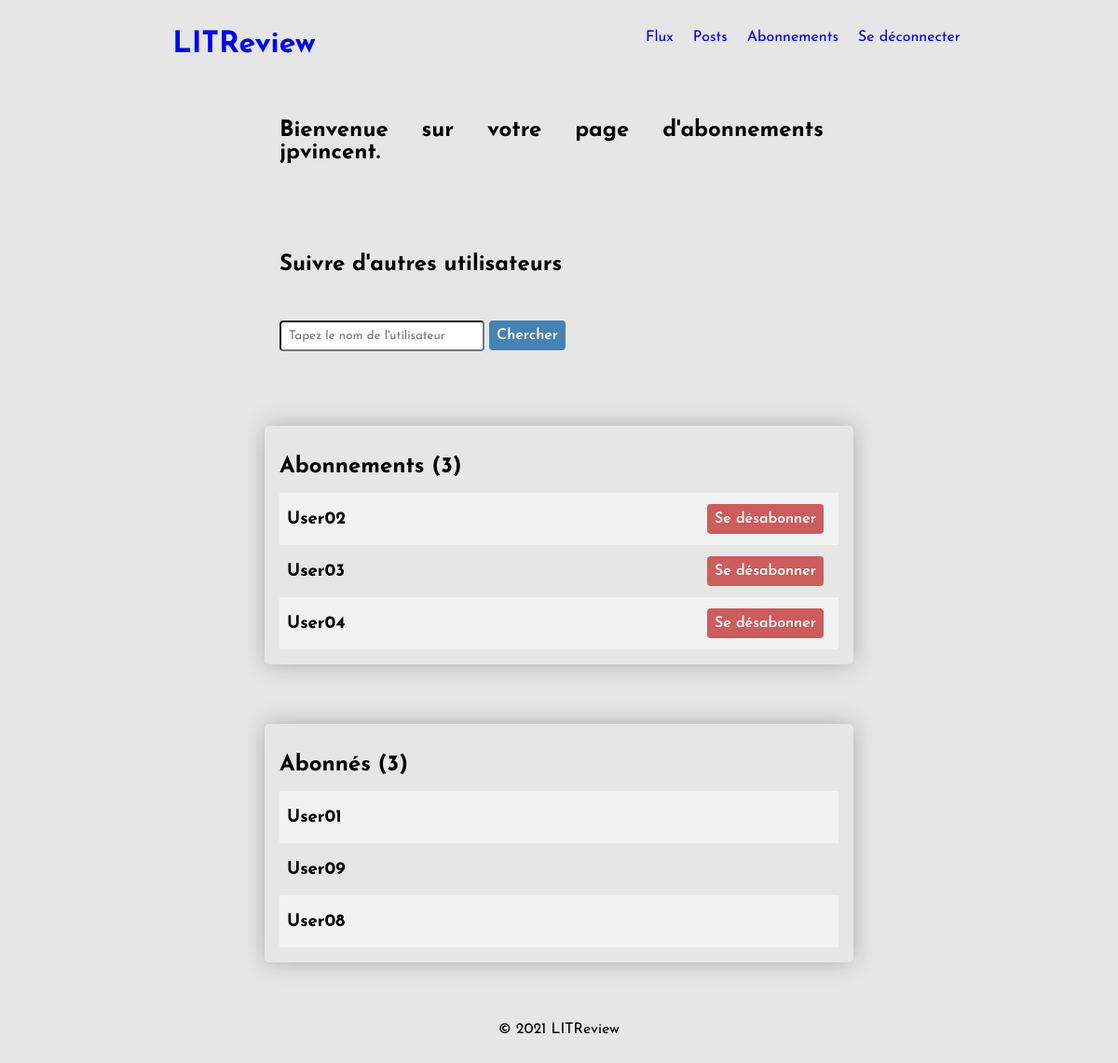
/subscriptions/ (signed in), run on an earlier commit of the app's database.
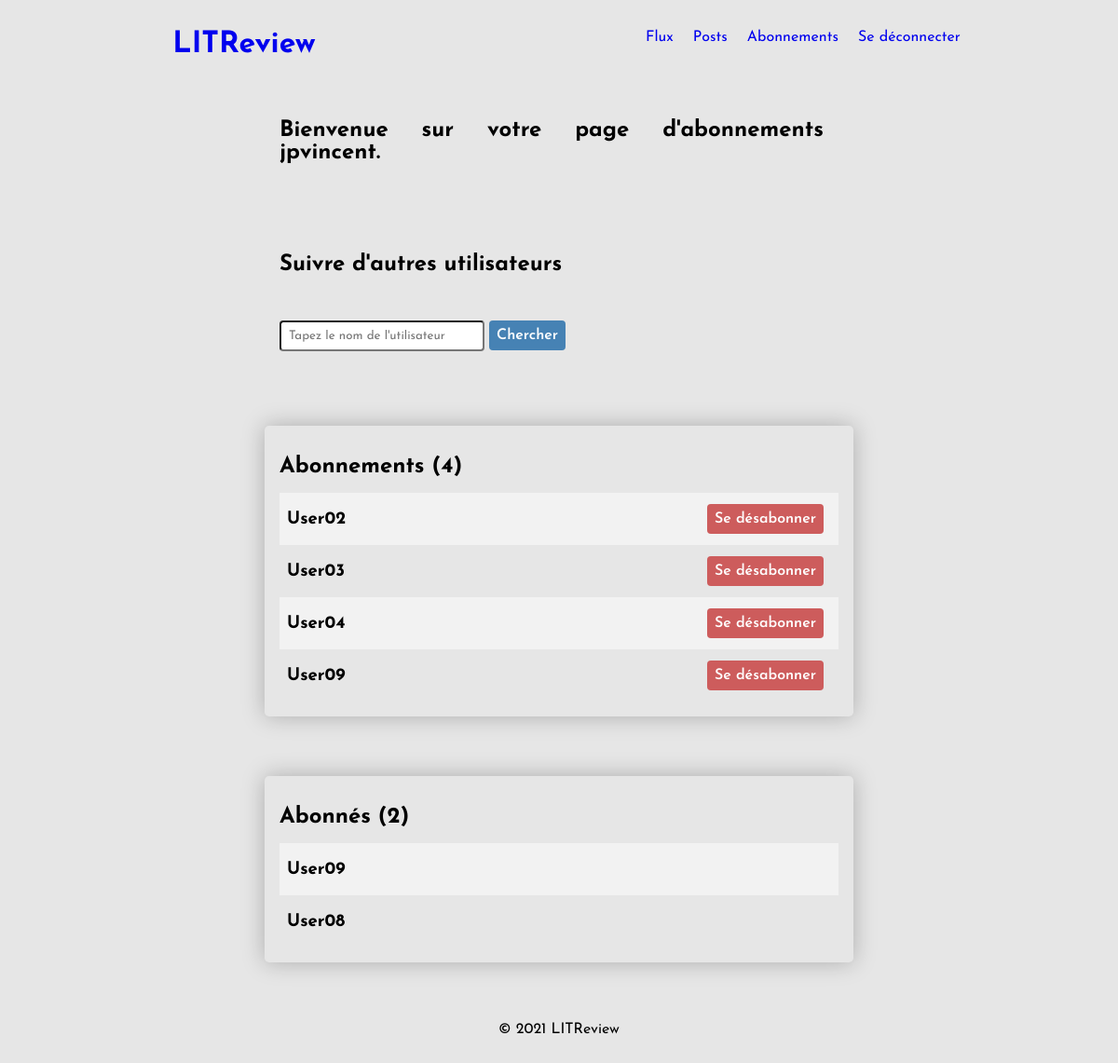
And on a later commit of the database.
### accounts/models.py (models this page shows)
class CustomUser(AbstractUser):
    pass

### accounts/views.py (the view, shortened to what this page needs)
# urls.py: path('subscriptions/', subscriptions_view, name="subscriptions"),
def subscriptions_view(request):
    current_user_id = request.user.id
    followers = UserFollows.objects.filter(followed_user_id=current_user_id).values()
    nb_of_followers = followers.aggregate(total_followers=Count("user_id"))
    nb_of_followers = nb_of_followers.get("total_followers")
    followers = [follower["user_id"] for follower in followers]
    followed_users = UserFollows.objects.filter(user_id=current_user_id).values()
    nb_of_subscriptions = followed_users.aggregate(total_subscriptions=Count("followed_user_id"))
    nb_of_subscriptions = nb_of_subscriptions.get("total_subscriptions")
    followed_users = [user["followed_user_id"] for user in followed_users]
    followers = [CustomUser.objects.get(pk=follower_id) for follower_id in followers]
    followed_users = [CustomUser.objects.get(pk=user_id) for user_id in followed_users]
    context = {"nb_of_followers": nb_of_followers,
               "nb_of_subscriptions": nb_of_subscriptions,
               "followers": followers,
               "followed_users": followed_users}
    return render(request, "accounts/subscriptions.html", context)

### accounts/templates/accounts/subscriptions.html (shortened to what this page needs)
{% extends "base.html" %}
{% block content %}
{% if not user.is_authenticated %}
    <p>
        <h2>Merci de vous identifier en page d'accueil afin d'avoir accès à vos abonnements.</h2>
    </p>
    <p>
        <a href="{% url 'accounts:index' %}"><buttom class="btn btn-submit">Revenir à l'accueil</buttom></a>
    </p>
{% else %}
            <section class="main-section">
                <h2>Bienvenue sur votre page d'abonnements {{ user.username }}.</h2>
            </section>
            <section class="main-section main-section-list">
                <h2>Suivre d'autres utilisateurs</h2>
                <form method="POST">
                    <input type="text" name="user_search" placeholder="Tapez le nom de l'utilisateur" id="id_user_search">
                    <input type="submit" value="Chercher" class="btn btn-submit">
                </form>
            </section>
            <section class="main-section main-section-list shadow-box">
                <h2>Abonnements ({{ nb_of_subscriptions }})</h2>
                {% for user in followed_users %}
                    <div>
                        <h3>{{ user }}</h3>
                        <a href="{% url 'accounts:unsubscribe' user_id=user.id %}"><button class="btn btn-delete">Se désabonner</button></a>
                    </div>
                {% empty %}
                <div>
                    <h3>Vous ne suivez aucun utilisateur actuellement.</h3>
                </div>
                {% endfor %}
            </section>
            <section class="main-section main-section-list shadow-box">
                <h2>Abonnés ({{ nb_of_followers }})</h2>
                {% for follower in followers %}
                    <div>
                        <h3>{{ follower }}</h3>
                    </div>
                {% empty %}
                    <div>
                        <h3>Vous n'avez aucun abonné actuellement.</h3>
                    </div>
                {% endfor %}
            </section>
{% endif %}
{% endblock %}

What changed in the data, as far as the page shows it:
no longer on this page (row edited): CustomUser: username "User01", shown under "Abonnés (3)"
now on one of the page's lists (row edited): CustomUser: username "User09"
Also different on the page:
{{ nb_of_subscriptions }}: "3" → "4"
{{ nb_of_followers }}: "3" → "2"
